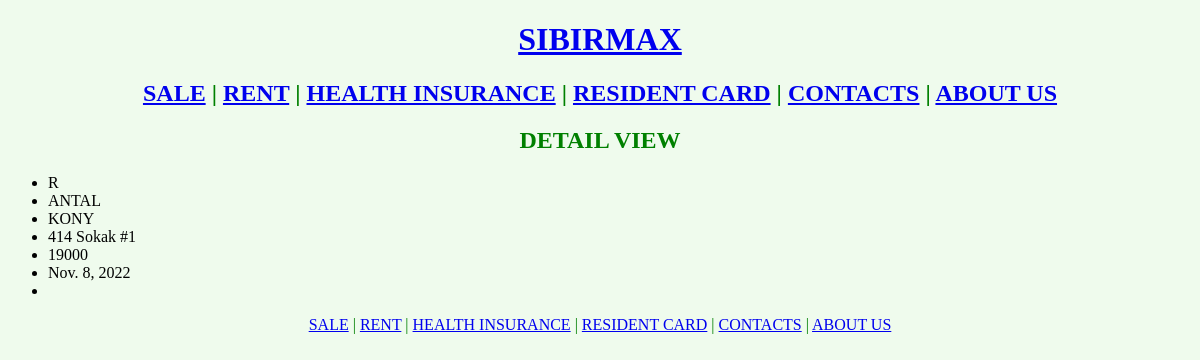
/detail/4, run on an earlier commit of the app's database.
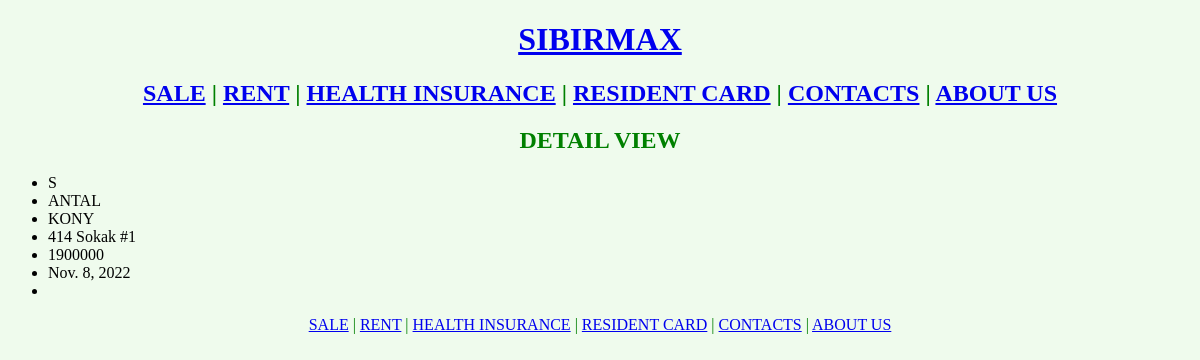
And on a later commit of the database.
### main_menu/models.py (models this page shows, shortened)
class RentSale(models.Model):
    TYPE_CHOICES = [
        ('R', 'Rent'),
        ('S', 'Sale'),
    ]
    PROVINCE_CHOICES = [
        ('ANTAL', 'Antalya')
    ]
    DISCTRICT_CHOICES = [
        ('ASKE', 'Akseki'),
        ('AKSU', 'Aksu'),
        ('ALAN', 'Alanya'),
        ('DEMR', 'Demre'),
        ('DESH', 'Döşemealtı'),
        ('ELMA', 'Elmalı'),
        ('FINI', 'Finike'),
        ('GAZI', 'Gazipaşa'),
        ('GUND', 'Gündoğmuş'),
        ('IBRA', 'İbradı'),
        ('KASH', 'Kaş'),
        ('KEME', 'Kemer'),
        ('KEPE', 'Kepez'),
        ('KORK', 'Korkuteli'),
        ('KONY', 'Konyaaltı'),
        ('KUML', 'Kumluca'),
        ('MANA', 'Manavgat'),
        ('MURA', 'Muratpaşa'),
        ('SERI', 'Serik')
    ]
    type = models.CharField(max_length=1, choices=TYPE_CHOICES, default='R')
    city = models.CharField(max_length=5, choices=PROVINCE_CHOICES, default='ANTAL')
    district = models.CharField(max_length=4, choices=DISCTRICT_CHOICES, default='KEPE')
    address = models.CharField(max_length=40)
    owner = models.CharField(max_length=100)
    phone_number = models.IntegerField()
    price_in_lira = models.IntegerField()
    created_data = models.DateField(auto_now_add=True)
    updated_time = models.DateField(auto_now=True)
    description = models.TextField(blank=True)

### main_menu/views.py (the view)
# urls.py: path('detail/<int:pk>', ObjectDetail.as_view(), name='detail_view'),
class ObjectDetail(DetailView):
    template_name = 'main_menu/detail_view.html'
    model = RentSale

### main_menu/templates/main_menu/detail_view.html (shortened to what this page needs)
{% extends 'base.html' %}
{% block content %}
<h2>DETAIL VIEW</h2>
<p>
    <ul>
        <li> {{ object.type }} </li>
        <li> {{ object.city }} </li>
        <li> {{ object.district }} </li>
        <li> {{ object.address }} </li>
        <li> {{ object.price_in_lira }} </li>
        <li> {{ object.created_data }} </li>
        <li> {{ object.description }} </li>
    </ul>
</p>
{% endblock %}

What changed in the data, as far as the page shows it:
changed RentSale "ANTAL": type "R" → "S"; price_in_lira "19000" → "1900000"
